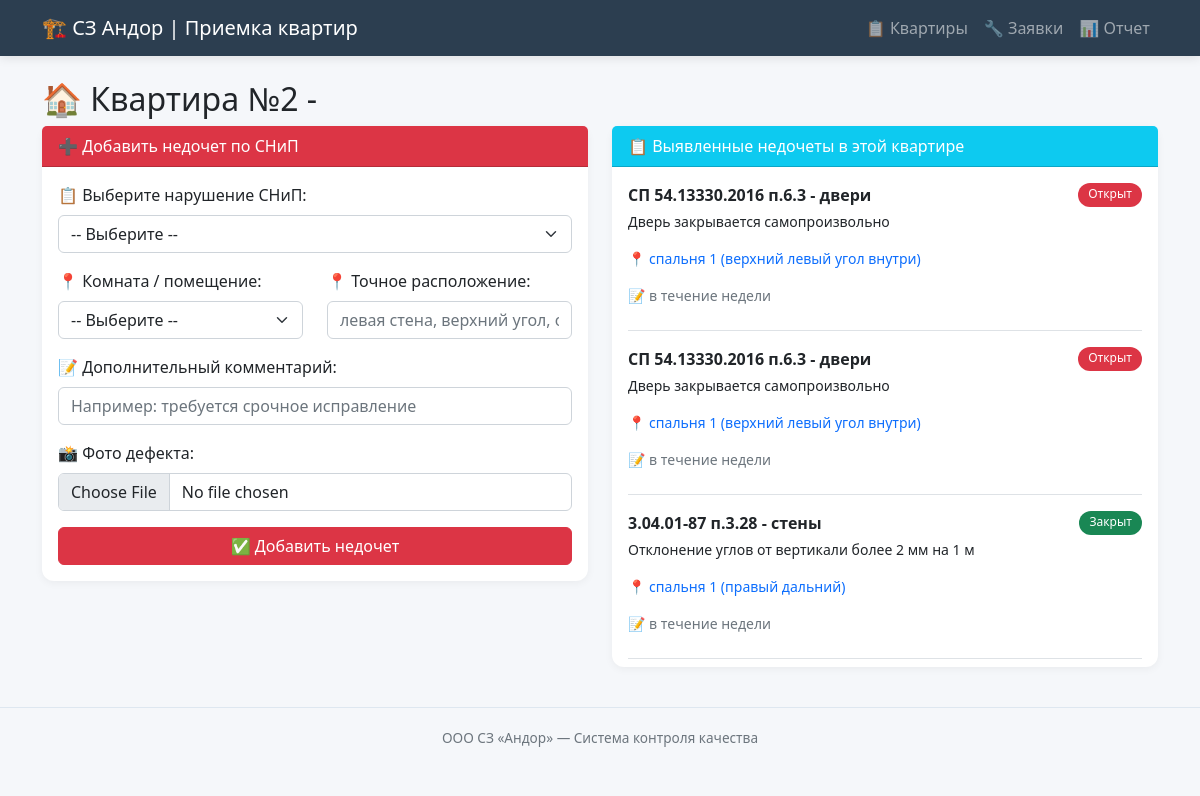
Before: /flat/542 with the older database file.
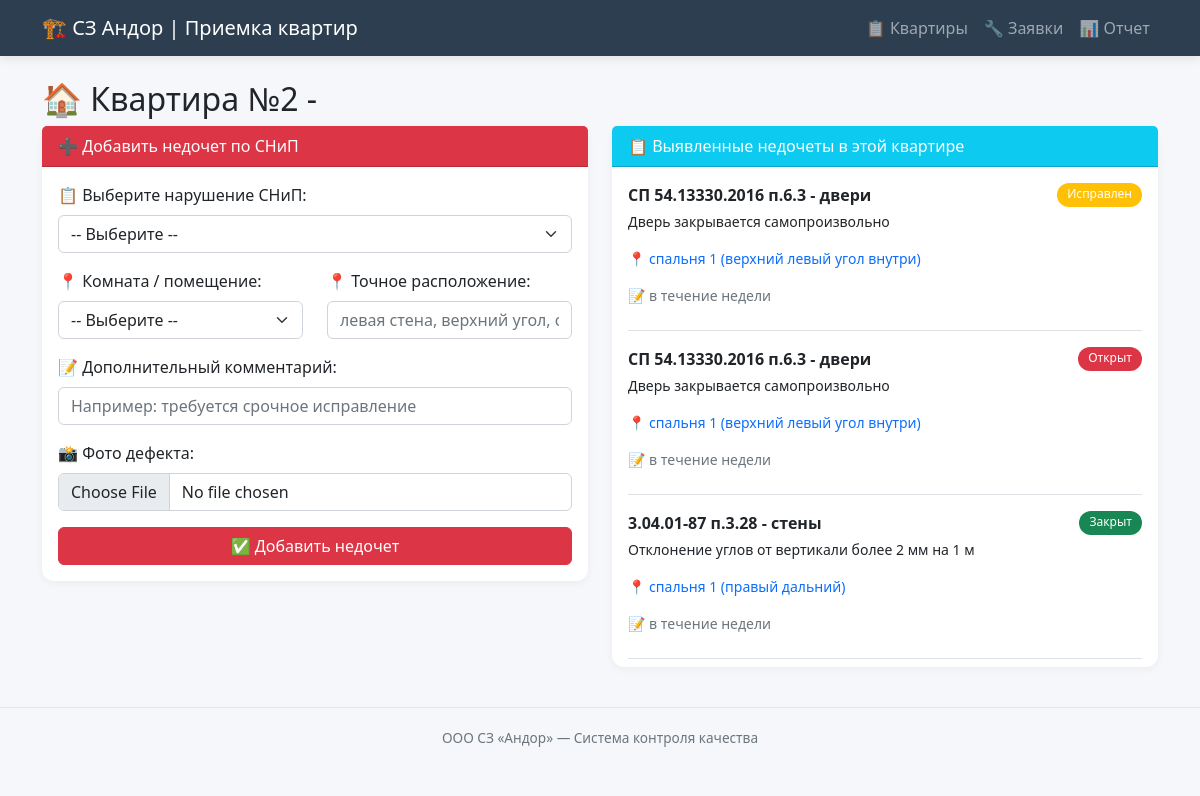
After: the same page with the newer database file.
### tables this page shows
CREATE TABLE defects (
            id INTEGER PRIMARY KEY AUTOINCREMENT,
            flat_id INTEGER NOT NULL,
            snip_defect_id INTEGER NOT NULL,
            room TEXT,
            location_detail TEXT,
            comment TEXT,
            photo_path TEXT,
            status TEXT DEFAULT 'open',
            created_at TIMESTAMP,
            fixed_at TIMESTAMP,
            FOREIGN KEY (flat_id) REFERENCES flats(id),
            FOREIGN KEY (snip_defect_id) REFERENCES snip_defects(id)
        );

CREATE TABLE snip_defects (
            id INTEGER PRIMARY KEY AUTOINCREMENT,
            code TEXT NOT NULL,
            category TEXT NOT NULL,
            description TEXT NOT NULL,
            severity TEXT NOT NULL
        );

### app.py (the view)
@app.route('/flat/<int:flat_id>')
def flat(flat_id):
    conn = get_db()
    flat = conn.execute('SELECT * FROM flats WHERE id = ?', (flat_id,)).fetchone()
    defects = conn.execute('''
        SELECT d.*, s.code, s.category, s.description, s.severity
        FROM defects d
        JOIN snip_defects s ON d.snip_defect_id = s.id
        WHERE d.flat_id = ?
        ORDER BY d.created_at DESC
    ''', (flat_id,)).fetchall()
    snip_defects = conn.execute('SELECT * FROM snip_defects ORDER BY category, code').fetchall()
    conn.close()
    return render_template('flat.html', flat=flat, defects=defects, snip_defects=snip_defects)

### app.py (called while the page is built)
def get_db():
    conn = sqlite3.connect(DB_PATH)
    conn.row_factory = sqlite3.Row
    return conn

### templates/flat.html (shortened to what this page needs)
{% extends "base.html" %}
{% block content %}
<h2>🏠 Квартира №{{ flat.number }} - {{ flat.building }}</h2>
<div class="row">
    <div class="col-md-6">
        <div class="card mb-4">
            <div class="card-header bg-danger text-white">
                ➕ Добавить недочет по СНиП
            </div>
            <div class="card-body">
                <form method="POST" action="/add_defect" enctype="multipart/form-data">
                    <div class="mb-3">
                        <label class="form-label">📋 Выберите нарушение СНиП:</label>
                        <select name="snip_defect_id" class="form-select" required>
                            <option value="">-- Выберите --</option>
                        </select>
                    </div>
                    <div class="row mb-3">
                        <div class="col-md-6">
                            <label class="form-label">📍 Комната / помещение:</label>
                            <select name="room" class="form-select" required>
                                <option value="">-- Выберите --</option>
                            </select>
                        </div>
                        <div class="col-md-6">
                            <label class="form-label">📍 Точное расположение:</label>
                            <input type="text" name="location_detail" class="form-control" placeholder="левая стена, верхний угол, около розетки...">
                        </div>
                    </div>
                    <div class="mb-3">
                        <label class="form-label">📝 Дополнительный комментарий:</label>
                        <input type="text" name="comment" class="form-control" placeholder="Например: требуется срочное исправление">
                    </div>
                    <div class="mb-3">
                        <label class="form-label">📸 Фото дефекта:</label>
                        <input type="file" name="photo" class="form-control" accept="image/*" capture="environment">
                    </div>
                    <button type="submit" class="btn btn-danger w-100">✅ Добавить недочет</button>
                </form>
            </div>
        </div>
    </div>
    <div class="col-md-6">
        <div class="card">
            <div class="card-header bg-info text-white">
                📋 Выявленные недочеты в этой квартире
            </div>
            <div class="card-body" style="max-height: 500px; overflow-y: auto;">
                {% if defects %}
                    {% for d in defects %}
                    <div class="border-bottom mb-3 pb-2">
                        <div class="d-flex justify-content-between">
                            <strong class="{% if d.severity == 'critical' %}critical{% endif %}">
                                {{ d.code }} - {{ d.category }}
                            </strong>
                            <span class="badge {% if d.status == 'open' %}bg-danger{% elif d.status == 'fixed' %}bg-warning{% else %}bg-success{% endif %}">
                                {{ {'open':'Открыт','fixed':'Исправлен','closed':'Закрыт'}[d.status] }}
                            </span>
                        </div>
                        <p class="small mt-1">{{ d.description }}</p>
                        {% if d.room %}
                            <p class="small text-primary">📍 {{ d.room }}{% if d.location_detail %} ({{ d.location_detail }}){% endif %}</p>
                        {% endif %}
                        {% if d.comment %}<p class="small text-muted">📝 {{ d.comment }}</p>{% endif %}
                    </div>
                    {% endfor %}
                {% else %}
                    <p class="text-success">✅ Недочетов нет. Квартира готова к передаче!</p>
                {% endif %}
            </div>
        </div>
    </div>
</div>
{% endblock %}

Changed rows visible on the page:
changed defects: status "Открыт" → "Исправлен"
